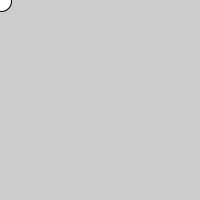
Frame 1 (no input)
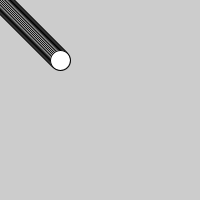
Frame 60 (the mouse pressed at the canvas centre just before this capture)
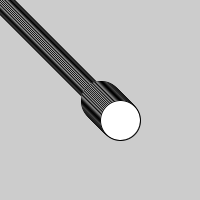
Frame 120 (the mouse held since frame 60 and released just before this capture)

The Processing sketch that drew these frames (run headless with seeded random() and noise(); from frame 60 on, the mouse is pressed at the canvas centre):

// Processing sketch: sbRicardo
// ── sbRicardo.pde
// spelling bee
// ricardo una pelota en diagonal se agranda en la mitad
int x=0;

int tam=20;
void setup(){
  size(200,200);
}

void draw() {
  x++;
  if(x>100){
   tam=40;
  }
  ellipse(x,x,tam,tam);
  
}
